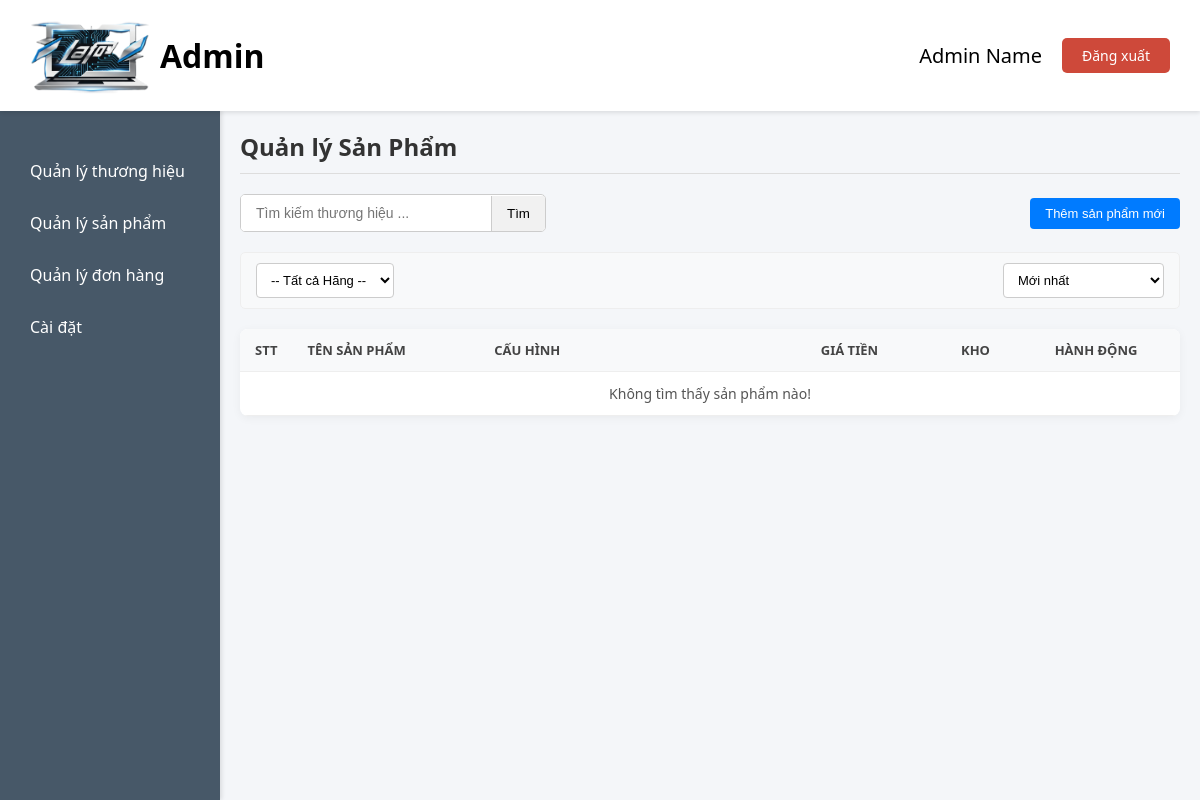
/admin/admin.php?page=quanlysanpham, run on an earlier commit of the app's database.
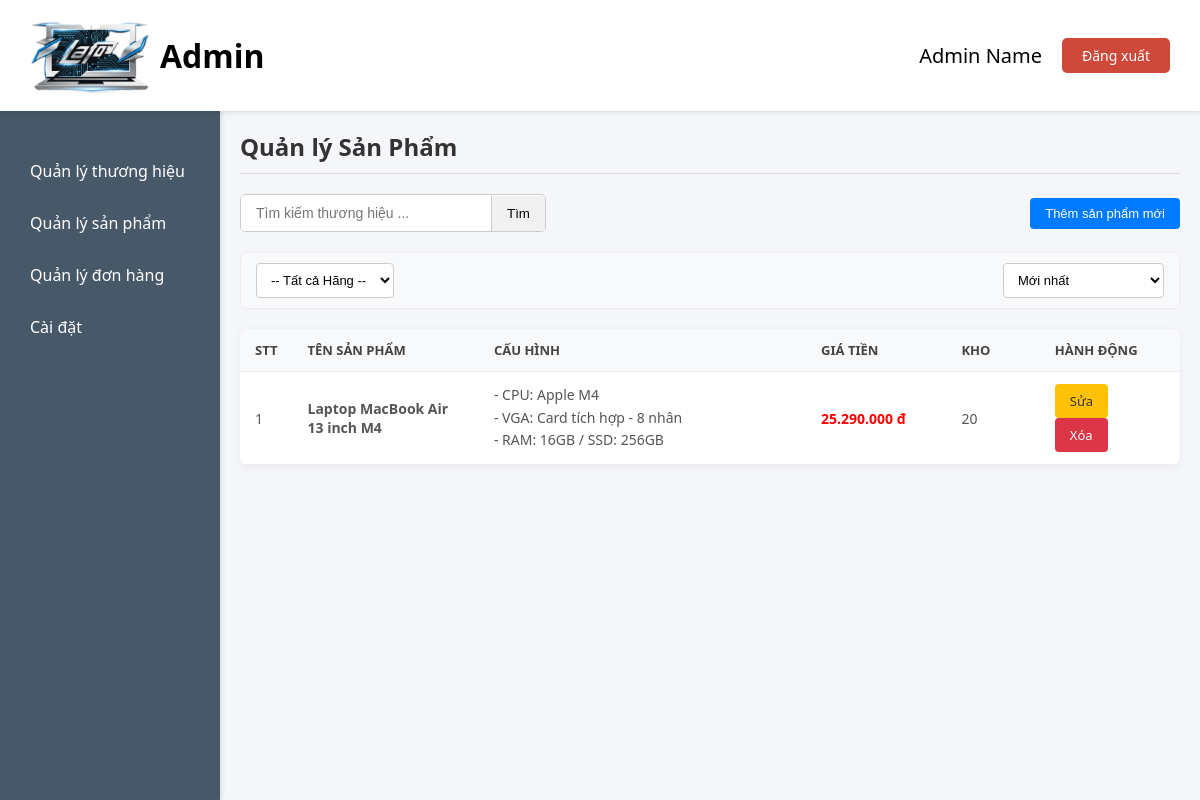
And on a later commit of the database.
### tables this page shows
CREATE TABLE IF NOT EXISTS `cau_hinh` (
  `macauhinh` int NOT NULL AUTO_INCREMENT,
  `masanpham` int NOT NULL,
  `ram` varchar(10) NOT NULL,
  `ocung` varchar(10) NOT NULL,
  `giatien` int NOT NULL,
  `soluong` int NOT NULL,
  PRIMARY KEY (`macauhinh`),
  KEY `masanpham` (`masanpham`)
);

CREATE TABLE IF NOT EXISTS `san_pham` (
  `masanpham` int NOT NULL AUTO_INCREMENT,
  `mathuonghieu` int NOT NULL,
  `tensanpham` varchar(150) NOT NULL,
  `cpu` varchar(50) NOT NULL,
  `vga` varchar(50) NOT NULL,
  `man_hinh` varchar(50) NOT NULL,
  `pin` varchar(50) NOT NULL,
  PRIMARY KEY (`masanpham`),
  KEY `mathuonghieu` (`mathuonghieu`)
);

### admin/quanlysanpham.php (the view, shortened to what this page needs)
<?php
    include("../config/configDB.php");
    $currentSort = isset($_GET['sort']) ? $_GET['sort'] : 'newest';
?>
<div class="main-title">
    <h2>Quản lý Sản Phẩm</h2>
</div>
<div class="toolbar">
    <form action="" method="GET" class="search-box">
        <input type="text" name="txtSearch" id="search-input"
                placeholder="Tìm kiếm thương hiệu ..."
                value="<?php echo isset($_GET['txtSearch']) ? htmlspecialchars($_GET['txtSearch']) : ''; ?>">
        <button class="btn-search">Tìm</button>
    </form>
    <button id="openProductModalBtn" class="btn btn-primary">Thêm sản phẩm mới</button>
</div>
<form action="" method="GET" class="filter-bar">
    <div class="filter-left">
        <select name="brand" class="form-select" onchange="this.form.submit()">
            <option value="">-- Tất cả Hãng --</option>
        </select>
    </div>
    <div class="filter-right">
        <select name="sort" class="form-select" onchange="this.form.submit()">
            <option value="newest" <?php echo ($currentSort == 'newest') ? 'selected' : ''; ?>>Mới nhất</option>
        </select>
    </div>
</form>
<div class="table-container">
    <table class="table-admin">
        <thead>
            <tr>
                <th width="5%">STT</th>
                <th width="20%">Tên sản phẩm</th>
                <th width="35%">Cấu hình</th>
                <th width="15%">Giá tiền</th>
                <th width="10%">Kho</th>
                <th width="15%">Hành động</th>
            </tr>
        </thead>
        <tbody>
            <?php
            $sqlProduct = " SELECT sp.masanpham, sp.tensanpham, sp.cpu, sp.vga, sp.man_hinh, sp.pin,
                                ch.macauhinh, ch.ram, ch.ocung, ch.giatien, ch.soluong
                            FROM `san_pham` sp
                            INNER JOIN cau_hinh ch ON ch.masanpham = sp.masanpham
                            WHERE 1=1";
            $sortOption = isset($_GET['sort']) ? $_GET['sort'] : 'newest';
            switch ($sortOption) {
                default:
                    $sqlProduct .= " ORDER BY sp.masanpham DESC";
                    break;
            }
            $stmt = $pdo->prepare($sqlProduct);
            $stmt->execute();
            $dsSP = $stmt->fetchAll(PDO::FETCH_ASSOC);
            $count = 1;
            if (count($dsSP) > 0) {
                foreach ($dsSP as $sanpham) {
            ?>
                    <tr>
                        <td><?php echo $count; ?></td>
                        <td><strong><?php echo $sanpham['tensanpham']; ?></strong></td>
                        <td class="config-cell">
                            - CPU: <?php echo $sanpham['cpu'] ?><br>
                            - VGA: <?php echo $sanpham['vga'] ?><br>
                            - RAM: <?php echo $sanpham['ram'] ?> / SSD: <?php echo $sanpham['ocung'] ?>
                        </td>
                        <td style="color: red; font-weight: bold;">
                            <?php echo number_format($sanpham['giatien'], 0, ',', '.') ?> đ
                        </td>
                        <td><?php echo $sanpham['soluong'] ?></td>
                        <td>
                            <a href="javascript:void(0);" class="btn btn-edit btn-edit-product" data-id="<?php echo $sanpham['masanpham']; ?>">Sửa</a>
                            <a  href="controller/productController.php?xoaSanPham&masanpham=<?php echo $sanpham['masanpham']; ?>&macauhinh=<?php echo $sanpham['macauhinh']; ?>"
                                class="btn btn-delete">
                                Xóa
                            </a>
                        </td>
                    </tr>
            <?php
                    $count++;
                }
            } else {
                echo '<tr><td colspan="6" style="text-align:center;">Không tìm thấy sản phẩm nào!</td></tr>';
            }
            ?>
        </tbody>
    </table>
</div>

### admin/admin.php (shortened to what this page needs)
<!DOCTYPE html>
<html lang="vi">
<head>
    <link rel="stylesheet" href="../assets/css/style_admin.css">
</head>
<body>
    <div class="header">
        <a class="header-left" href="admin.php">
            <img src="../assets/images/logolaptop.png" width="120px">
            <h1 class="header-logo">Admin</h1>
        </a>
        <div class="header-right">
            <p class="admin-name">Admin Name</p>
            <a href="#" class="logout-btn">Đăng xuất</a>
        </div>
    </div>
    <div class="sidebar">
        <ul>
            <li><a href="admin.php?page=quanlythuonghieu">Quản lý thương hiệu</a></li>
            <li><a href="admin.php?page=quanlysanpham">Quản lý sản phẩm</a></li>
            <li><a href="">Quản lý đơn hàng</a></li>
            <li><a href="admin.php?page=caidat">Cài đặt</a></li>
        </ul>
    </div>
    <div class="content" id="content">
        <?php
        if (isset($_GET['page'])) {
            $page = $_GET['page'];
        } else {
            $page = 'quanlythuonghieu';
        }
        switch ($page) {
            case 'quanlysanpham':
                include 'quanlysanpham.php';
                break;
        }
        ?>
    </div>
</body>
</html>

### assets/css/style_admin.css (style rules this page uses)
* { margin: 0; padding: 0; box-sizing: border-box; }
body { font-family: 'Segoe UI', Tahoma, Geneva, Verdana, sans-serif; background-color: #f4f6f9; margin: 0; }
.header { background: #fff; padding: 15px 30px; box-shadow: 0 2px 4px rgba(0, 0, 0, 0.1); display: flex; justify-content: space-between; align-items: center; position: fixed; width: 100%; top: 0; z-index: 1000; min-width: 110px; }
.header-left { display: flex; align-items: center; gap: 10px; }
.header .header-left .header-logo { margin: 0; }
.header-right { display: flex; align-items: center; gap: 20px; }
.admin-name { font-size: 20px; }
.logout-btn { padding: 8px 20px; border: none; border-radius: 5px; background: #ce493a; color: white; font-size: 14px; cursor: pointer; }
.sidebar { position: fixed; top: 110px; left: 0; width: 220px; height: calc(100vh - 110px); background: #475868; padding: 20px 0; box-shadow: 2px 0 4px rgba(0, 0, 0, 0.1); }
.sidebar ul { list-style: none; }
.sidebar li { margin: 30px; }
.sidebar a { display: flex; align-items: center; color: white; font-size: 16px; text-decoration: none; transition: 0.3s; gap: 12px; }
a { text-decoration: none; }
h1 { color: black; }
.content { position: absolute; top: 110px; left: 220px; right: 0; bottom: 0; padding: 20px; overflow: auto; }
.main-title { margin-bottom: 20px; border-bottom: 1px solid #ddd; padding-bottom: 10px; }
.main-title h2 { color: #333; font-size: 24px; }
.toolbar { display: flex; justify-content: space-between; align-items: center; margin-bottom: 20px; flex-wrap: wrap; gap: 10px; }
.search-box { display: flex; align-items: center; border: 1px solid #ccc; border-radius: 5px; overflow: hidden; background: #fff; }
.search-box input { border: none; padding: 10px 15px; outline: none; font-size: 14px; width: 250px; }
.search-box .btn-search { background: #f1f1f1; border: none; padding: 10px 15px; cursor: pointer; border-left: 1px solid #ccc; }
.table-container { background: #fff; border-radius: 8px; box-shadow: 0 2px 10px rgba(0, 0, 0, 0.05); overflow-x: auto; }
.table-admin { width: 100%; border-collapse: collapse; min-width: 600px; }
.table-admin th, .table-admin td { padding: 12px 15px; text-align: left; border-bottom: 1px solid #eee; }
.table-admin th { background-color: #f8f9fa; color: #444; font-weight: 600; text-transform: uppercase; font-size: 13px; }
.table-admin td { color: #555; font-size: 14px; }
.btn { padding: 8px 15px; border-radius: 4px; text-decoration: none; font-size: 13px; display: inline-block; transition: all 0.3s; border: none; cursor: pointer; }
.btn-primary { background-color: #007bff; color: white; }
.btn-edit { background-color: #ffc107; color: #333; margin-right: 5px; font-weight: 500; }
.btn-delete { background-color: #dc3545; color: white; }
.filter-bar { display: flex; justify-content: space-between; align-items: center; background: #f8f9fa; padding: 10px 15px; border-radius: 5px; margin-bottom: 20px; border: 1px solid #eee; flex-wrap: wrap; gap: 10px; }
.filter-left, .filter-right { display: flex; gap: 10px; }
.form-select { padding: 8px 10px; border: 1px solid #ccc; border-radius: 4px; outline: none; background: white; cursor: pointer; font-size: 13px; }
.config-cell { font-size: 13px; line-height: 1.6; color: #555; white-space: nowrap; }

What changed in the data, as far as the page shows it:
added cau_hinh: masanpham.tensanpham "Laptop MacBook Air 13 inch M4", masanpham.cpu "Apple M4", masanpham.vga "Card tích hợp - 8 nhân", ram "16GB", ocung "256GB", giatien "25.290.000", soluong "20"
Also different on the page:
text no longer shown: "Không tìm thấy sản phẩm nào!"
